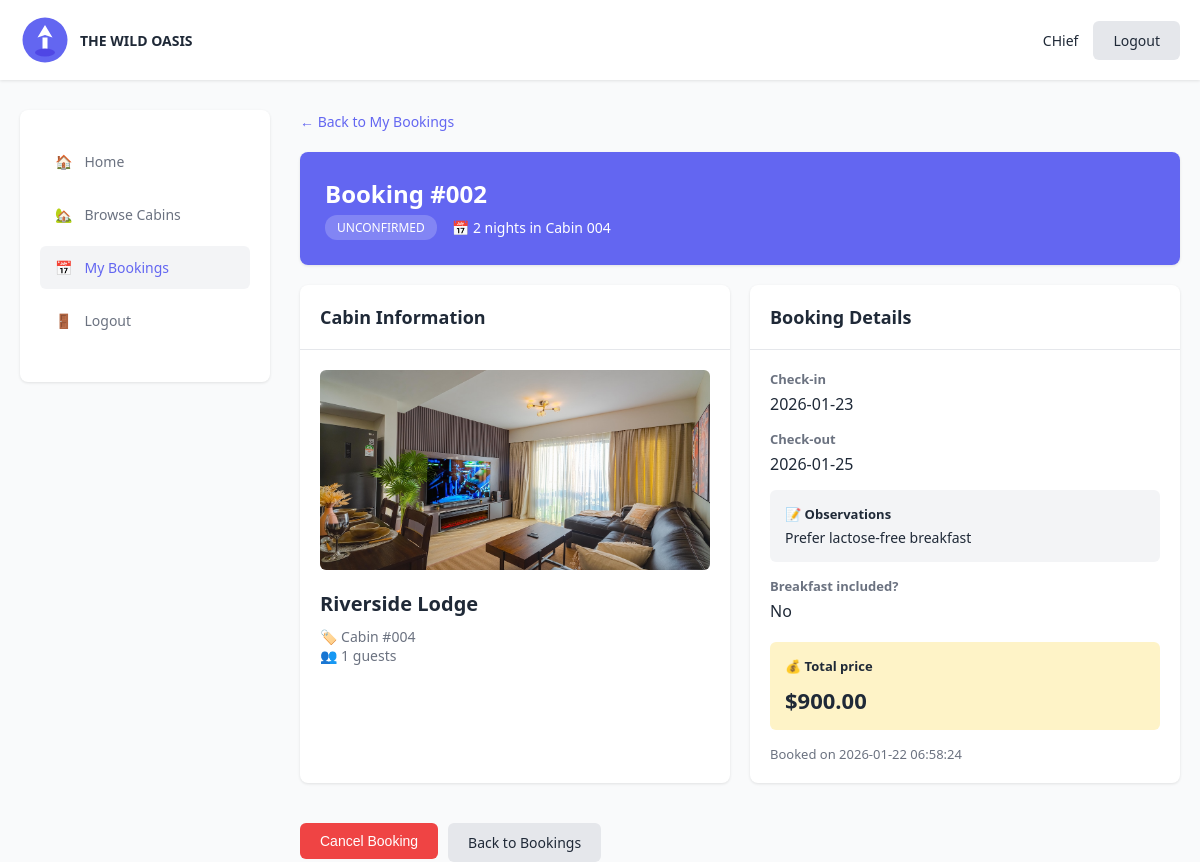
Page /client/booking/2 (signed in) on the committed database.
### tables this page shows
CREATE TABLE bookings (
    id INTEGER PRIMARY KEY AUTOINCREMENT,
    user_id INTEGER NOT NULL,
    cabin_id INTEGER NOT NULL,
    check_in DATE NOT NULL,
    check_out DATE NOT NULL,
    num_nights INTEGER NOT NULL,
    num_guests INTEGER NOT NULL,
    observations TEXT,
    breakfast_included BOOLEAN DEFAULT 0,
    total_price REAL NOT NULL,
    status TEXT NOT NULL DEFAULT 'unconfirmed', -- 'unconfirmed', 'checked_in', 'checked_out', 'cancelled'
    created_at TIMESTAMP DEFAULT CURRENT_TIMESTAMP,
    FOREIGN KEY (user_id) REFERENCES users (id),
    FOREIGN KEY (cabin_id) REFERENCES cabins (id)
);

CREATE TABLE cabins (
    id INTEGER PRIMARY KEY AUTOINCREMENT,
    name TEXT NOT NULL,
    cabin_number TEXT UNIQUE NOT NULL,
    capacity INTEGER NOT NULL,
    price_per_night REAL NOT NULL,
    description TEXT,
    amenities TEXT,
    image_url TEXT,
    created_at TIMESTAMP DEFAULT CURRENT_TIMESTAMP
);

### app.py (the view)
@app.route('/client/booking/<int:booking_id>')
@login_required
def client_booking_detail(booking_id):
    db = get_db()
    booking = db.execute('''
        SELECT b.*, c.name as cabin_name, c.cabin_number, c.price_per_night, c.image_url
        FROM bookings b
        JOIN cabins c ON b.cabin_id = c.id
        WHERE b.id = ? AND b.user_id = ?
    ''', (booking_id, session['user_id'])).fetchone()
    if not booking:
        flash('Booking not found')
        return redirect(url_for('client_bookings'))
    return render_template('client_booking_detail.html', booking=booking)

### app.py (called while the page is built)
def get_db():
    db = sqlite3.connect(DATABASE)
    db.row_factory = sqlite3.Row
    return db

def login_required(f):
    @wraps(f)
    def decorated_function(*args, **kwargs):
        if 'user_id' not in session:
            return redirect(url_for('login'))
        return f(*args, **kwargs)
    return decorated_function

### templates/client_booking_detail.html (shortened to what this page needs)
{% extends "base.html" %}
{% block content %}
<div class="layout">
    <aside class="sidebar">
        <ul class="sidebar-menu">
            <li><a href="{{ url_for('client_dashboard') }}">
                <span>🏠</span> Home
            </a></li>
            <li><a href="{{ url_for('client_cabins') }}">
                <span>🏡</span> Browse Cabins
            </a></li>
            <li><a href="{{ url_for('client_bookings') }}" class="active">
                <span>📅</span> My Bookings
            </a></li>
            <li><a href="{{ url_for('logout') }}">
                <span>🚪</span> Logout
            </a></li>
        </ul>
    </aside>
    <main class="main-content">
        <div style="margin-bottom: 20px;">
            <a href="{{ url_for('client_bookings') }}" style="color: #6366f1; text-decoration: none; font-size: 14px;">← Back to My Bookings</a>
        </div>
        <div class="card" style="margin-bottom: 20px;">
            <div style="padding: 25px; background-color: #6366f1; color: white;">
                <h1 style="font-size: 24px; margin-bottom: 5px;">Booking #{{ "%03d"|format(booking['id']) }}</h1>
                <div style="display: flex; gap: 15px; align-items: center;">
                    <span style="background-color: rgba(255,255,255,0.2); padding: 4px 12px; border-radius: 12px; font-size: 12px;">
                        {{ booking['status'].replace('_', ' ').upper() }}
                    </span>
                    <span style="font-size: 14px;">
                        📅 {{ booking['num_nights'] }} nights in Cabin {{ booking['cabin_number'] }}
                    </span>
                </div>
            </div>
        </div>
        <div class="grid grid-2">
            <div class="card">
                <div class="card-header">
                    <h2>Cabin Information</h2>
                </div>
                <div class="card-body">
                    {% if booking['image_url'] %}
                    <img src="{{ booking['image_url'] }}" alt="{{ booking['cabin_name'] }}" style="width: 100%; height: 200px; object-fit: cover; border-radius: 6px; margin-bottom: 15px;">
                    {% endif %}
                    <h3 style="font-size: 20px; margin-bottom: 10px;">{{ booking['cabin_name'] }}</h3>
                    <div style="font-size: 14px; color: #6b7280; margin-bottom: 15px;">
                        <div>🏷️ Cabin #{{ booking['cabin_number'] }}</div>
                        <div>👥 {{ booking['num_guests'] }} guests</div>
                    </div>
                </div>
            </div>
            <div class="card">
                <div class="card-header">
                    <h2>Booking Details</h2>
                </div>
                <div class="card-body">
                    <div style="margin-bottom: 15px;">
                        <strong style="display: block; margin-bottom: 5px; color: #6b7280; font-size: 13px;">Check-in</strong>
                        <div style="font-size: 16px;">
                            {% set check_in_date = booking['check_in'].split()[0] if ' ' in booking['check_in'] else booking['check_in'] %}
                            {{ check_in_date }}
                        </div>
                    </div>
                    <div style="margin-bottom: 15px;">
                        <strong style="display: block; margin-bottom: 5px; color: #6b7280; font-size: 13px;">Check-out</strong>
                        <div style="font-size: 16px;">
                            {% set check_out_date = booking['check_out'].split()[0] if ' ' in booking['check_out'] else booking['check_out'] %}
                            {{ check_out_date }}
                        </div>
                    </div>
                    {% if booking['observations'] %}
                    <div style="padding: 15px; background-color: #f3f4f6; border-radius: 6px; margin-bottom: 15px;">
                        <strong style="display: block; margin-bottom: 5px; font-size: 13px;">📝 Observations</strong>
                        <div style="font-size: 14px;">{{ booking['observations'] }}</div>
                    </div>
                    {% endif %}
                    <div style="margin-bottom: 15px;">
                        <strong style="display: block; margin-bottom: 5px; color: #6b7280; font-size: 13px;">Breakfast included?</strong>
                        <div>{{ 'Yes' if booking['breakfast_included'] else 'No' }}</div>
                    </div>
                    <div style="padding: 15px; background-color: #fef3c7; border-radius: 6px; margin-top: 20px;">
                        <strong style="display: block; margin-bottom: 10px; font-size: 13px;">💰 Total price</strong>
                        <div style="font-size: 22px; font-weight: 700;">
                            ${{ "%.2f"|format(booking['total_price']) }}
                        </div>
                    </div>
                    {% if booking['created_at'] %}
                    <div style="margin-top: 15px; font-size: 13px; color: #6b7280;">
                        Booked on {{ booking['created_at'] }}
                    </div>
                    {% endif %}
                </div>
            </div>
        </div>
        <div style="margin-top: 20px; display: flex; gap: 10px;">
            {% if booking['status'] == 'unconfirmed' %}
            <form method="POST" action="{{ url_for('cancel_booking', booking_id=booking['id']) }}" style="display: inline;" onsubmit="return confirm('Are you sure you want to cancel this booking?');">
                <button type="submit" class="btn btn-danger">Cancel Booking</button>
            </form>
            {% endif %}
            <a href="{{ url_for('client_bookings') }}" class="btn btn-secondary">Back to Bookings</a>
        </div>
    </main>
</div>
{% endblock %}

### templates/base.html (shortened to what this page needs)
<!DOCTYPE html>
<html lang="en">
<head>
</head>
<body>
    {% if session.user_id %}
    <div class="header">
        <div class="header-content">
            <div class="logo">
                <svg width="50" height="50" viewBox="0 0 100 100">
                    <circle cx="50" cy="50" r="45" fill="#6366f1"/>
                    <path d="M50 20 L35 45 L50 40 L65 45 Z" fill="white"/>
                    <rect x="45" y="45" width="10" height="25" fill="white"/>
                    <ellipse cx="50" cy="75" rx="20" ry="8" fill="#4f46e5"/>
                </svg>
                <div>
                    <div style="font-weight: 700;">THE WILD OASIS</div>
                </div>
            </div>
            <div class="user-info">
                <span class="user-name">{{ session.name }}</span>
                <a href="{{ url_for('logout') }}" class="btn btn-secondary">Logout</a>
            </div>
        </div>
    </div>
    {% endif %}
    {% block content %}{% endblock %}
</body>
</html>

### templates/base.html (style rules this page uses)
* { margin: 0; padding: 0; box-sizing: border-box; }
body { font-family: 'Segoe UI', Tahoma, Geneva, Verdana, sans-serif; background-color: #f9fafb; color: #1f2937; }
.header { background-color: #ffffff; box-shadow: 0 1px 3px rgba(0, 0, 0, 0.1); padding: 15px 0; margin-bottom: 30px; }
.header-content { max-width: 1200px; margin: 0 auto; padding: 0 20px; display: flex; justify-content: space-between; align-items: center; }
.logo { display: flex; align-items: center; gap: 10px; font-size: 14px; font-weight: 600; color: #1f2937; }
.user-info { display: flex; align-items: center; gap: 15px; }
.user-name { font-size: 14px; color: #1f2937; }
.btn { padding: 10px 20px; border: none; border-radius: 6px; font-size: 14px; cursor: pointer; text-decoration: none; display: inline-block; transition: all 0.2s; }
.btn-secondary { background-color: #e5e7eb; color: #1f2937; }
.btn-danger { background-color: #ef4444; color: white; }
.layout { display: flex; gap: 30px; max-width: 1200px; margin: 0 auto; padding: 0 20px; }
.sidebar { width: 250px; background-color: #ffffff; padding: 30px 20px; border-radius: 8px; box-shadow: 0 1px 3px rgba(0, 0, 0, 0.1); height: fit-content; }
.sidebar-menu { list-style: none; }
.sidebar-menu li { margin-bottom: 10px; }
.sidebar-menu a { display: flex; align-items: center; gap: 12px; padding: 12px 15px; color: #6b7280; text-decoration: none; border-radius: 6px; transition: all 0.2s; font-size: 14px; }
.sidebar-menu a:hover, .sidebar-menu a.active { background-color: #f3f4f6; color: #6366f1; }
.main-content { flex: 1; }
.card { background-color: #ffffff; border-radius: 8px; box-shadow: 0 1px 3px rgba(0, 0, 0, 0.1); overflow: hidden; margin-bottom: 20px; }
.card-header { padding: 20px; border-bottom: 1px solid #e5e7eb; }
.card-header h2 { font-size: 18px; font-weight: 600; color: #1f2937; }
.card-body { padding: 20px; }
.grid { display: grid; gap: 20px; }
.grid-2 { grid-template-columns: repeat(2, 1fr); }

### rows in the picture
bookings: id "002", status.replace "UNCONFIRMED", num_nights "2", num_guests "1", check_in "2026-01-23", check_out "2026-01-25", observations "Prefer lactose-free breakfast", breakfast_included "No", total_price "900.00", created_at "2026-01-22 06:58:24"
cabins: cabin_number "004", image_url (picture), cabin_name "Riverside Lodge"

### other values in the picture
{{ session.name }} "CHief"
